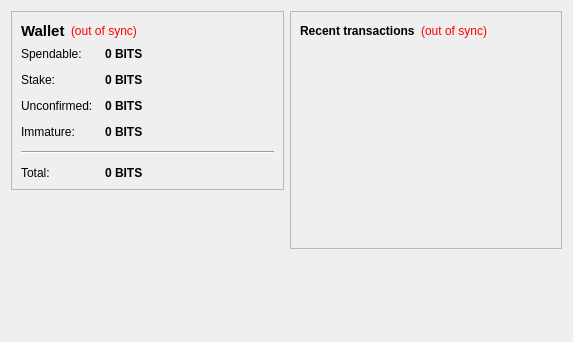
<?xml version="1.0" encoding="UTF-8"?>
<ui version="4.0">
 <class>OverviewPage</class>
 <widget class="QWidget" name="OverviewPage">
  <property name="geometry">
   <rect>
    <x>0</x>
    <y>0</y>
    <width>573</width>
    <height>342</height>
   </rect>
  </property>
  <property name="windowTitle">
   <string>Form</string>
  </property>
  <layout class="QHBoxLayout" name="horizontalLayout" stretch="1,1">
   <item>
    <layout class="QVBoxLayout" name="verticalLayout_2">
     <item>
      <widget class="QFrame" name="frame">
       <property name="frameShape">
        <enum>QFrame::StyledPanel</enum>
       </property>
       <property name="frameShadow">
        <enum>QFrame::Raised</enum>
       </property>
       <layout class="QVBoxLayout" name="verticalLayout_4">
        <item>
         <layout class="QHBoxLayout" name="horizontalLayout_4">
          <item>
           <widget class="QLabel" name="label_5">
            <property name="font">
             <font>
              <pointsize>11</pointsize>
              <weight>75</weight>
              <bold>true</bold>
             </font>
            </property>
            <property name="text">
             <string>Wallet</string>
            </property>
           </widget>
          </item>
          <item>
           <widget class="QLabel" name="labelWalletStatus">
            <property name="toolTip">
             <string>The displayed information may be out of date. Your wallet automatically synchronizes with the BitSeeds network after a connection is established, but this process has not completed yet.</string>
            </property>
            <property name="styleSheet">
             <string notr="true">QLabel { color: red; }</string>
            </property>
            <property name="text">
             <string notr="true">(out of sync)</string>
            </property>
            <property name="alignment">
             <set>Qt::AlignLeading|Qt::AlignLeft|Qt::AlignVCenter</set>
            </property>
           </widget>
          </item>
          <item>
           <spacer name="horizontalSpacer_2">
            <property name="orientation">
             <enum>Qt::Horizontal</enum>
            </property>
            <property name="sizeHint" stdset="0">
             <size>
              <width>40</width>
              <height>20</height>
             </size>
            </property>
           </spacer>
          </item>
         </layout>
        </item>
        <item>
         <layout class="QFormLayout" name="formLayout_2">
          <property name="fieldGrowthPolicy">
           <enum>QFormLayout::AllNonFixedFieldsGrow</enum>
          </property>
          <property name="horizontalSpacing">
           <number>12</number>
          </property>
          <property name="verticalSpacing">
           <number>12</number>
          </property>
          <item row="0" column="0">
           <widget class="QLabel" name="label">
            <property name="text">
             <string>Spendable:</string>
            </property>
           </widget>
          </item>
          <item row="0" column="1">
           <widget class="QLabel" name="labelBalance">
            <property name="font">
             <font>
              <weight>75</weight>
              <bold>true</bold>
             </font>
            </property>
            <property name="cursor">
             <cursorShape>IBeamCursor</cursorShape>
            </property>
            <property name="toolTip">
             <string>Your current spendable balance</string>
            </property>
            <property name="text">
             <string notr="true">0 BITS</string>
            </property>
            <property name="textInteractionFlags">
             <set>Qt::LinksAccessibleByMouse|Qt::TextSelectableByKeyboard|Qt::TextSelectableByMouse</set>
            </property>
           </widget>
          </item>
          <item row="1" column="0">
           <widget class="QLabel" name="label_6">
            <property name="text">
             <string>Stake:</string>
            </property>
           </widget>
          </item>
          <item row="1" column="1">
           <widget class="QLabel" name="labelStake">
            <property name="font">
             <font>
              <weight>75</weight>
              <bold>true</bold>
             </font>
            </property>
            <property name="cursor">
             <cursorShape>IBeamCursor</cursorShape>
            </property>
            <property name="toolTip">
             <string>Total of coins that was staked, and do not yet count toward the current balance</string>
            </property>
            <property name="text">
             <string notr="true">0 BITS</string>
            </property>
            <property name="textInteractionFlags">
             <set>Qt::LinksAccessibleByMouse|Qt::TextSelectableByKeyboard|Qt::TextSelectableByMouse</set>
            </property>
           </widget>
          </item>
          <item row="2" column="0">
           <widget class="QLabel" name="label_3">
            <property name="text">
             <string>Unconfirmed:</string>
            </property>
           </widget>
          </item>
          <item row="2" column="1">
           <widget class="QLabel" name="labelUnconfirmed">
            <property name="font">
             <font>
              <weight>75</weight>
              <bold>true</bold>
             </font>
            </property>
            <property name="cursor">
             <cursorShape>IBeamCursor</cursorShape>
            </property>
            <property name="toolTip">
             <string>Total of transactions that have yet to be confirmed, and do not yet count toward the current balance</string>
            </property>
            <property name="text">
             <string notr="true">0 BITS</string>
            </property>
            <property name="textInteractionFlags">
             <set>Qt::LinksAccessibleByMouse|Qt::TextSelectableByKeyboard|Qt::TextSelectableByMouse</set>
            </property>
           </widget>
          </item>
          <item row="3" column="0">
           <widget class="QLabel" name="labelImmatureText">
            <property name="text">
             <string>Immature:</string>
            </property>
           </widget>
          </item>
          <item row="3" column="1">
           <widget class="QLabel" name="labelImmature">
            <property name="font">
             <font>
              <weight>75</weight>
              <bold>true</bold>
             </font>
            </property>
            <property name="toolTip">
             <string>Mined balance that has not yet matured</string>
            </property>
            <property name="text">
             <string notr="true">0 BITS</string>
            </property>
            <property name="textInteractionFlags">
             <set>Qt::LinksAccessibleByMouse|Qt::TextSelectableByKeyboard|Qt::TextSelectableByMouse</set>
            </property>
           </widget>
          </item>
          <item row="4" column="0" colspan="2">
           <widget class="Line" name="line">
            <property name="orientation">
             <enum>Qt::Horizontal</enum>
            </property>
           </widget>
          </item>
          <item row="5" column="0">
           <widget class="QLabel" name="labelTotalText">
            <property name="text">
             <string>Total:</string>
            </property>
           </widget>
          </item>
          <item row="5" column="1">
           <widget class="QLabel" name="labelTotal">
            <property name="font">
             <font>
              <weight>75</weight>
              <bold>true</bold>
             </font>
            </property>
            <property name="cursor">
             <cursorShape>IBeamCursor</cursorShape>
            </property>
            <property name="toolTip">
             <string>Your current total balance</string>
            </property>
            <property name="text">
             <string notr="true">0 BITS</string>
            </property>
            <property name="textInteractionFlags">
             <set>Qt::LinksAccessibleByMouse|Qt::TextSelectableByKeyboard|Qt::TextSelectableByMouse</set>
            </property>
           </widget>
          </item>
         </layout>
        </item>
       </layout>
      </widget>
     </item>
     <item>
      <spacer name="verticalSpacer">
       <property name="orientation">
        <enum>Qt::Vertical</enum>
       </property>
       <property name="sizeHint" stdset="0">
        <size>
         <width>20</width>
         <height>40</height>
        </size>
       </property>
      </spacer>
     </item>
    </layout>
   </item>
   <item>
    <layout class="QVBoxLayout" name="verticalLayout_3">
     <item>
      <widget class="QFrame" name="frame_2">
       <property name="frameShape">
        <enum>QFrame::StyledPanel</enum>
       </property>
       <property name="frameShadow">
        <enum>QFrame::Raised</enum>
       </property>
       <layout class="QVBoxLayout" name="verticalLayout">
        <item>
         <layout class="QHBoxLayout" name="horizontalLayout_2">
          <item>
           <widget class="QLabel" name="label_4">
            <property name="text">
             <string>&lt;b&gt;Recent transactions&lt;/b&gt;</string>
            </property>
           </widget>
          </item>
          <item>
           <widget class="QLabel" name="labelTransactionsStatus">
            <property name="toolTip">
             <string>The displayed information may be out of date. Your wallet automatically synchronizes with the BitSeeds network after a connection is established, but this process has not completed yet.</string>
            </property>
            <property name="styleSheet">
             <string notr="true">QLabel { color: red; }</string>
            </property>
            <property name="text">
             <string notr="true">(out of sync)</string>
            </property>
            <property name="alignment">
             <set>Qt::AlignRight|Qt::AlignTrailing|Qt::AlignVCenter</set>
            </property>
           </widget>
          </item>
          <item>
           <spacer name="horizontalSpacer">
            <property name="orientation">
             <enum>Qt::Horizontal</enum>
            </property>
            <property name="sizeHint" stdset="0">
             <size>
              <width>40</width>
              <height>20</height>
             </size>
            </property>
           </spacer>
          </item>
         </layout>
        </item>
        <item>
         <widget class="QListView" name="listTransactions">
          <property name="styleSheet">
           <string notr="true">QListView { background: transparent; }</string>
          </property>
          <property name="frameShape">
           <enum>QFrame::NoFrame</enum>
          </property>
          <property name="verticalScrollBarPolicy">
           <enum>Qt::ScrollBarAlwaysOff</enum>
          </property>
          <property name="horizontalScrollBarPolicy">
           <enum>Qt::ScrollBarAlwaysOff</enum>
          </property>
          <property name="selectionMode">
           <enum>QAbstractItemView::NoSelection</enum>
          </property>
         </widget>
        </item>
       </layout>
      </widget>
     </item>
     <item>
      <spacer name="verticalSpacer_2">
       <property name="orientation">
        <enum>Qt::Vertical</enum>
       </property>
       <property name="sizeHint" stdset="0">
        <size>
         <width>20</width>
         <height>40</height>
        </size>
       </property>
      </spacer>
     </item>
    </layout>
   </item>
  </layout>
 </widget>
 <resources/>
 <connections/>
</ui>
